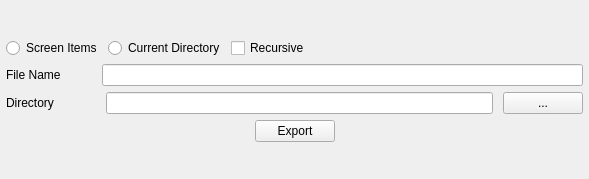
<?xml version="1.0" encoding="UTF-8"?>
<ui version="4.0">
 <class>export_dialog_box_3</class>
 <widget class="QDialog" name="export_dialog_box_3">
  <property name="windowModality">
   <enum>Qt::NonModal</enum>
  </property>
  <property name="geometry">
   <rect>
    <x>0</x>
    <y>0</y>
    <width>589</width>
    <height>179</height>
   </rect>
  </property>
  <property name="minimumSize">
   <size>
    <width>589</width>
    <height>179</height>
   </size>
  </property>
  <property name="maximumSize">
   <size>
    <width>589</width>
    <height>179</height>
   </size>
  </property>
  <property name="windowTitle">
   <string>Dialog</string>
  </property>
  <property name="sizeGripEnabled">
   <bool>false</bool>
  </property>
  <property name="modal">
   <bool>false</bool>
  </property>
  <layout class="QVBoxLayout" name="verticalLayout_3">
   <property name="spacing">
    <number>2</number>
   </property>
   <property name="leftMargin">
    <number>2</number>
   </property>
   <property name="topMargin">
    <number>2</number>
   </property>
   <property name="rightMargin">
    <number>2</number>
   </property>
   <property name="bottomMargin">
    <number>2</number>
   </property>
   <item>
    <widget class="QWidget" name="widget" native="true">
     <property name="minimumSize">
      <size>
       <width>0</width>
       <height>146</height>
      </size>
     </property>
     <layout class="QVBoxLayout" name="verticalLayout_2">
      <property name="leftMargin">
       <number>4</number>
      </property>
      <property name="topMargin">
       <number>2</number>
      </property>
      <property name="rightMargin">
       <number>4</number>
      </property>
      <property name="bottomMargin">
       <number>0</number>
      </property>
      <item>
       <layout class="QVBoxLayout" name="verticalLayout">
        <item>
         <layout class="QHBoxLayout" name="horizontalLayout">
          <item>
           <widget class="QRadioButton" name="radioButton_screen_items">
            <property name="text">
             <string>Screen Items</string>
            </property>
           </widget>
          </item>
          <item>
           <widget class="QRadioButton" name="radioButton_current_dir">
            <property name="text">
             <string>Current Directory</string>
            </property>
           </widget>
          </item>
          <item>
           <widget class="QCheckBox" name="checkBox_recursive">
            <property name="text">
             <string>Recursive</string>
            </property>
           </widget>
          </item>
          <item>
           <spacer name="horizontalSpacer_2">
            <property name="orientation">
             <enum>Qt::Horizontal</enum>
            </property>
            <property name="sizeHint" stdset="0">
             <size>
              <width>40</width>
              <height>20</height>
             </size>
            </property>
           </spacer>
          </item>
         </layout>
        </item>
        <item>
         <layout class="QHBoxLayout" name="horizontalLayout_4">
          <item>
           <widget class="QLabel" name="label_file_name">
            <property name="minimumSize">
             <size>
              <width>90</width>
              <height>0</height>
             </size>
            </property>
            <property name="maximumSize">
             <size>
              <width>90</width>
              <height>16777215</height>
             </size>
            </property>
            <property name="text">
             <string>File Name</string>
            </property>
           </widget>
          </item>
          <item>
           <widget class="QLineEdit" name="lineEdit_file_name"/>
          </item>
         </layout>
        </item>
        <item>
         <layout class="QHBoxLayout" name="horizontalLayout_3">
          <property name="spacing">
           <number>10</number>
          </property>
          <item>
           <widget class="QLabel" name="label_selected_path">
            <property name="minimumSize">
             <size>
              <width>90</width>
              <height>0</height>
             </size>
            </property>
            <property name="maximumSize">
             <size>
              <width>90</width>
              <height>16777215</height>
             </size>
            </property>
            <property name="text">
             <string>Directory</string>
            </property>
           </widget>
          </item>
          <item>
           <widget class="QLineEdit" name="lineEdit_selected_path">
            <property name="minimumSize">
             <size>
              <width>8</width>
              <height>0</height>
             </size>
            </property>
           </widget>
          </item>
          <item>
           <widget class="QPushButton" name="pushButton_select_export_path">
            <property name="minimumSize">
             <size>
              <width>51</width>
              <height>0</height>
             </size>
            </property>
            <property name="focusPolicy">
             <enum>Qt::NoFocus</enum>
            </property>
            <property name="text">
             <string>...</string>
            </property>
           </widget>
          </item>
         </layout>
        </item>
        <item>
         <layout class="QHBoxLayout" name="horizontalLayout_5">
          <item>
           <spacer name="horizontalSpacer_4">
            <property name="orientation">
             <enum>Qt::Horizontal</enum>
            </property>
            <property name="sizeHint" stdset="0">
             <size>
              <width>40</width>
              <height>20</height>
             </size>
            </property>
           </spacer>
          </item>
          <item>
           <widget class="QPushButton" name="pushButton_export">
            <property name="focusPolicy">
             <enum>Qt::NoFocus</enum>
            </property>
            <property name="text">
             <string>Export</string>
            </property>
           </widget>
          </item>
          <item>
           <spacer name="horizontalSpacer_5">
            <property name="orientation">
             <enum>Qt::Horizontal</enum>
            </property>
            <property name="sizeHint" stdset="0">
             <size>
              <width>40</width>
              <height>20</height>
             </size>
            </property>
           </spacer>
          </item>
         </layout>
        </item>
       </layout>
      </item>
     </layout>
    </widget>
   </item>
  </layout>
 </widget>
 <resources/>
 <connections/>
</ui>
